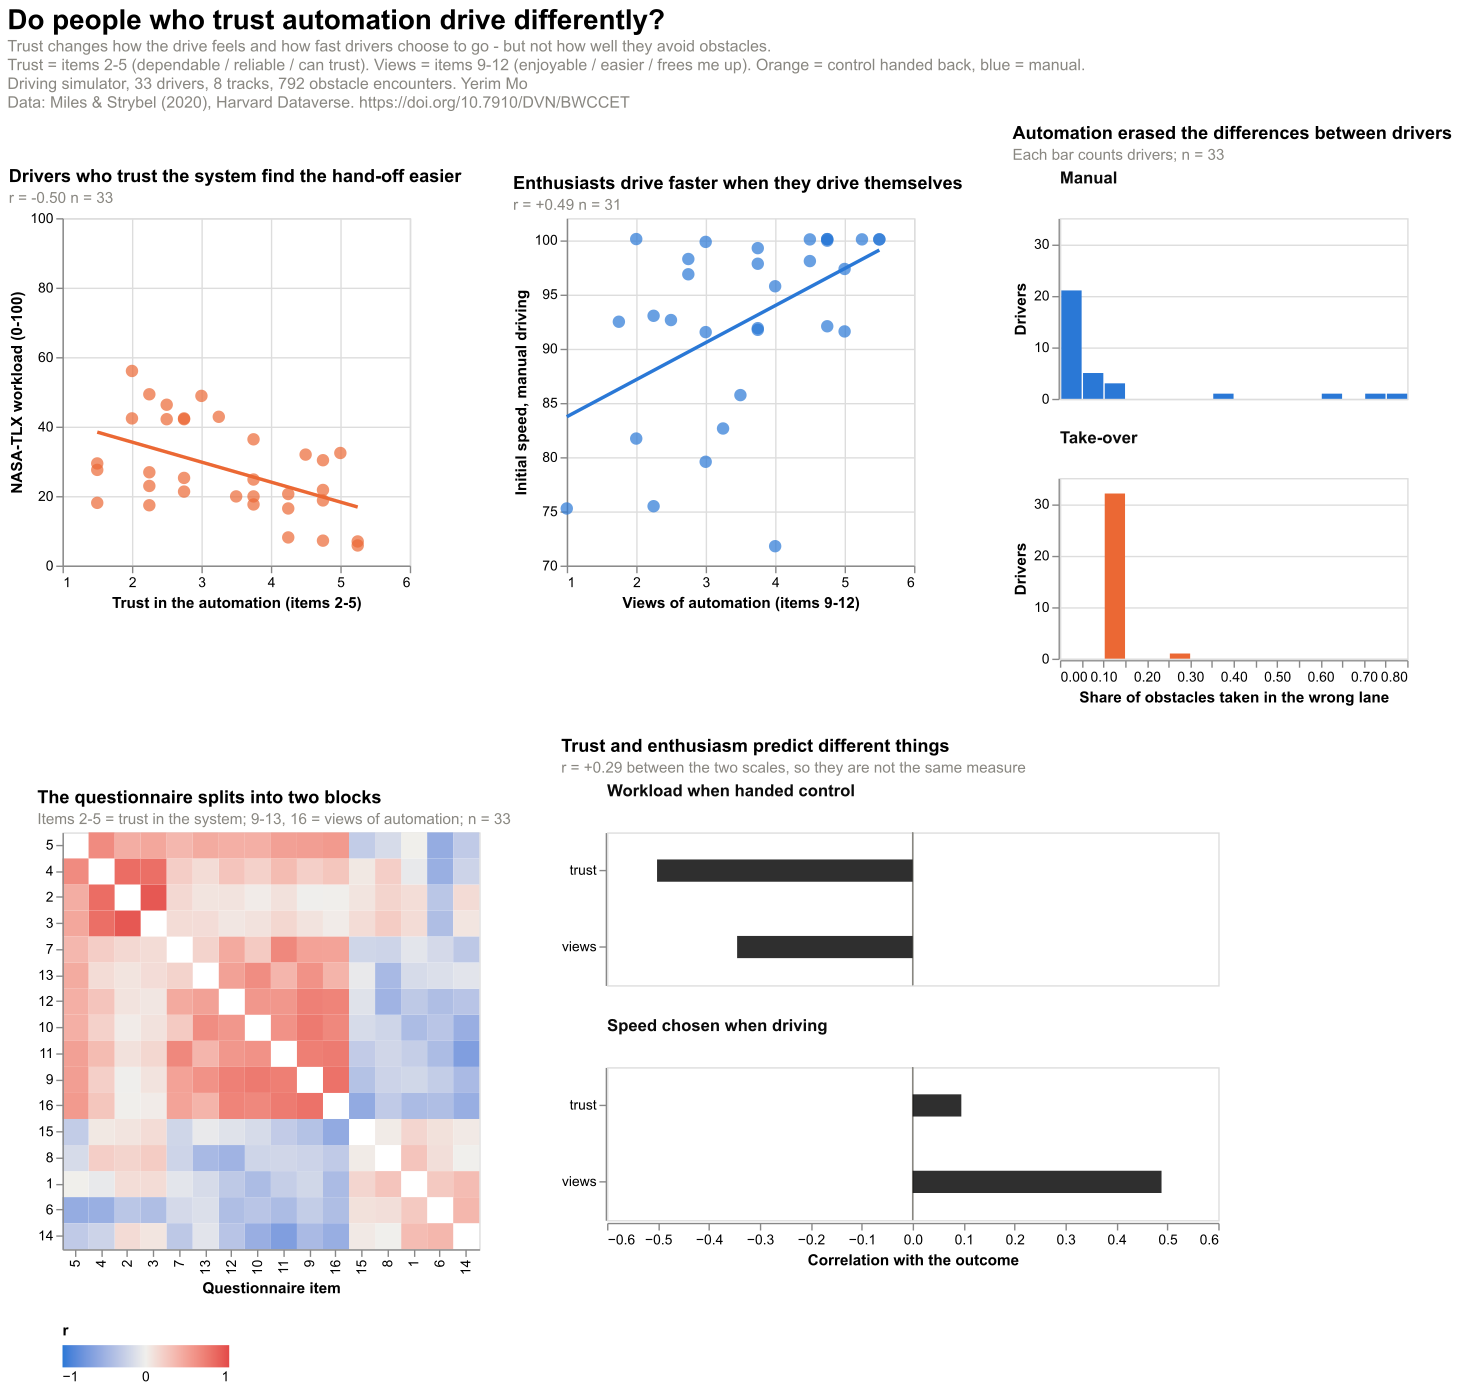

This chart was generated by the following Python code:
#!/usr/bin/env python
# coding: utf-8

# In[1]:


"""
Do people who trust automation drive differently?
ISOM 675 Final Project - Yerim Mo

Data: Miles & Strybel (2020), Harvard Dataverse
https://doi.org/10.7910/DVN/BWCCET

Run with the three CSVs in this folder. Writes the poster PDF.
"""

import numpy as np
import pandas as pd
import altair as alt

BLUE, ORANGE, RED = "#2a78d6", "#eb6834", "#e34948"
INK, MUTED, GRID = "#0b0b0b", "#898781", "#e1e0d9"

OUT = "Yerim Mo_Data Visualization_Final Project.pdf"

demo = pd.read_csv("Demo_and_Trust_Questionaire_.csv")
tlx = pd.read_csv("Workload_Measure_TLX_.csv")
drive = pd.read_csv("Driver_performance_of_obstacle_maneuvers_.csv",
                    encoding="utf-8-sig")


# In[2]:


# Subscale scores, only when every item was answered
trust_items = ["2", "3", "4", "5"]
views_items = ["9", "10", "11", "12"]
demo["trust"] = demo[trust_items].mean(axis=1).where(
    demo[trust_items].notna().all(axis=1))
demo["views"] = demo[views_items].mean(axis=1).where(
    demo[views_items].notna().all(axis=1))

# Cols 25/26 are the manual and automated TLX means
work = tlx[["Subject", "25", "26"]].copy()
work.columns = ["subject", "tlx_manual", "tlx_auto"]

# Per-subject driving behaviour by mode
drive = drive.dropna(subset=["subject"])
drive["mode"] = drive["carMode"].map({"Manual-Driving": "Manual",
                                      "Self-Driving": "Takeover"})
beh = drive.pivot_table(index="subject", columns="mode",
                        values=["InitSpeed", "Wronglane"], aggfunc="mean")
beh.columns = [f"{v.lower()}_{m.lower()}" for v, m in beh.columns]
beh = beh.reset_index()
beh["subject"] = beh["subject"].astype(int)

# One row per subject
sub = (demo[["Subject", "trust", "views"]]
       .rename(columns={"Subject": "subject"})
       .merge(work, on="subject")
       .merge(beh, on="subject"))

# Long formats for the faceted charts
wl = sub.melt(id_vars=["subject", "trust"],
              value_vars=["tlx_auto", "tlx_manual"],
              var_name="condition", value_name="workload")
wl["condition"] = wl["condition"].map({"tlx_auto": "Take-over",
                                       "tlx_manual": "Manual"})

wr = sub.melt(id_vars=["subject"],
              value_vars=["wronglane_manual", "wronglane_takeover"],
              var_name="condition", value_name="rate")
wr["condition"] = wr["condition"].map({"wronglane_manual": "Manual",
                                       "wronglane_takeover": "Take-over"})


# In[3]:


# 1. Trust vs workload when control is handed back
tk = wl[wl["condition"] == "Take-over"]
r1 = tk["trust"].corr(tk["workload"])

base1 = alt.Chart().encode(
    x=alt.X("trust:Q", title="Trust in the automation (items 2-5)",
            scale=alt.Scale(domain=[1, 6])),
    y=alt.Y("workload:Q", title="NASA-TLX workload (0-100)",
            scale=alt.Scale(domain=[0, 100])),
)
chart1 = alt.layer(
    base1.mark_circle(size=80, opacity=0.7, color=ORANGE),
    base1.transform_regression("trust", "workload").mark_line(
        size=2.5, color=ORANGE),
    data=tk,
).properties(
    width=250, height=250,
    title=alt.Title("Drivers who trust the system find the hand-off easier",
                    subtitle=f"r = {r1:+.2f}   n = {len(tk)}",
                    anchor="start", fontSize=13, subtitleFontSize=11,
                    subtitleColor=MUTED))

# 2. Views vs chosen speed in manual driving
sp = sub.dropna(subset=["views", "initspeed_manual"])
r2 = sp["views"].corr(sp["initspeed_manual"])

base2 = alt.Chart().encode(
    x=alt.X("views:Q", title="Views of automation (items 9-12)",
            scale=alt.Scale(domain=[1, 6])),
    y=alt.Y("initspeed_manual:Q", title="Initial speed, manual driving",
            scale=alt.Scale(domain=[70, 102])),
)
chart2 = alt.layer(
    base2.mark_circle(size=80, opacity=0.7, color=BLUE),
    base2.transform_regression("views", "initspeed_manual").mark_line(
        size=2.5, color=BLUE),
    data=sp,
).properties(
    width=250, height=250,
    title=alt.Title("Enthusiasts drive faster when they drive themselves",
                    subtitle=f"r = {r2:+.2f}   n = {len(sp)}",
                    anchor="start", fontSize=13, subtitleFontSize=11,
                    subtitleColor=MUTED))

# 3. Distribution of wrong-lane rates
chart3 = alt.Chart(wr).mark_bar().encode(
    x=alt.X("rate:Q", bin=alt.Bin(step=0.05, extent=[0, 0.8]),
            title="Share of obstacles taken in the wrong lane"),
    y=alt.Y("count():Q", title="Drivers", axis=alt.Axis(format="d")),
    color=alt.Color("condition:N",
                    scale=alt.Scale(domain=["Take-over", "Manual"],
                                    range=[ORANGE, BLUE]),
                    legend=None),
).properties(width=250, height=130).facet(
    row=alt.Row("condition:N", title=None, sort=["Manual", "Take-over"],
                header=alt.Header(labelOrient="top", labelAngle=0,
                                  labelAnchor="start", labelFontSize=12,
                                  labelFontWeight=600, labelColor=INK)),
).properties(
    title=alt.Title("Automation erased the differences between drivers",
                    subtitle="Each bar counts drivers; n = 33",
                    anchor="start", fontSize=13, subtitleFontSize=11,
                    subtitleColor=MUTED))


# In[5]:


# 4. How the questionnaire items relate to each other
items = [str(i) for i in range(1, 17)]
order = ["5", "4", "2", "3", "7", "13", "12", "10", "11",
         "9", "16", "15", "8", "1", "6", "14"]

q33 = demo[demo["Subject"].isin(sub["subject"])]
cm = q33[items].corr().mask(np.eye(16, dtype=bool))
cm.index.name = "item_y"
hm = (cm.reset_index()
        .melt(id_vars="item_y", var_name="item_x", value_name="r")
        .dropna())

chart4 = alt.Chart(hm).mark_rect().encode(
    x=alt.X("item_x:O", sort=order, title="Questionnaire item"),
    y=alt.Y("item_y:O", sort=order, title=None),
    color=alt.Color("r:Q",
                    scale=alt.Scale(domain=[-1, 0, 1],
                                    range=[BLUE, "#f0efec", RED],
                                    interpolate="lab"),
                    legend=alt.Legend(title="r", direction="horizontal",
                                      orient="bottom", gradientLength=120)),
).properties(
    width=300, height=300,
    title=alt.Title("The questionnaire splits into two blocks",
                    subtitle="Items 2-5 = trust in the system; 9-13, 16 = views of automation; n = 33",
                    anchor="start", fontSize=13, subtitleFontSize=11,
                    subtitleColor=MUTED))

# 5. Each scale predicts a different outcome
cells = []
for pred in ["trust", "views"]:
    for col, lab in [("tlx_auto", "Workload when handed control"),
                     ("initspeed_manual", "Speed chosen when driving")]:
        d = sub[[pred, col]].dropna()
        cells.append({"predictor": pred, "outcome": lab,
                      "r": d[pred].corr(d[col]), "n": len(d)})
cells = pd.DataFrame(cells)

chart5 = alt.layer(
    alt.Chart().mark_rule(color=MUTED, size=1).encode(x=alt.datum(0)),
    alt.Chart().mark_bar(height=16, color=INK, opacity=0.85).encode(
        x=alt.X("r:Q", title="Correlation with the outcome",
                scale=alt.Scale(domain=[-0.6, 0.6])),
        y=alt.Y("predictor:N", title=None, sort=["trust", "views"])),
    data=cells,
).properties(width=440, height=110).facet(
    row=alt.Row("outcome:N", title=None,
                sort=["Workload when handed control",
                      "Speed chosen when driving"],
                header=alt.Header(labelOrient="top", labelAngle=0,
                                  labelAnchor="start", labelFontSize=12,
                                  labelFontWeight=600, labelColor=INK)),
).properties(
    title=alt.Title("Trust and enthusiasm predict different things",
                    subtitle="r = +0.29 between the two scales, so they are not the same measure",
                    anchor="start", fontSize=13, subtitleFontSize=11,
                    subtitleColor=MUTED))

# Assemble and export
poster = alt.vconcat(
    alt.hconcat(chart1, chart2, chart3, spacing=34),
    alt.hconcat(chart4, chart5, spacing=34),
    spacing=24
).properties(
    title=alt.Title(
        "Do people who trust automation drive differently?",
        subtitle=[
            "Trust changes how the drive feels and how fast drivers choose to go - but not how well they avoid obstacles.",
            "Trust = items 2-5 (dependable / reliable / can trust).   Views = items 9-12 (enjoyable / easier / frees me up).   Orange = control handed back, blue = manual.",
            "Driving simulator, 33 drivers, 8 tracks, 792 obstacle encounters.   Yerim Mo",
            "Data: Miles & Strybel (2020), Harvard Dataverse.  https://doi.org/10.7910/DVN/BWCCET",
        ],
        anchor="start", fontSize=20, subtitleFontSize=11.5,
        subtitleColor=MUTED, offset=10)
).configure_view(
    stroke=None
).configure_axis(
    grid=True, gridColor=GRID, gridWidth=0.8,
    domainColor="#c3c2b7", tickColor="#c3c2b7",
    labelColor="#52514e", titleColor=INK,
    labelFontSize=10.5, titleFontSize=11
).configure_legend(
    labelColor="#52514e", titleColor=INK
).configure_title(
    color=INK
).configure(
    background="#ffffff"
)

poster.save(OUT)
print(f"saved {OUT}")


# In[ ]:
